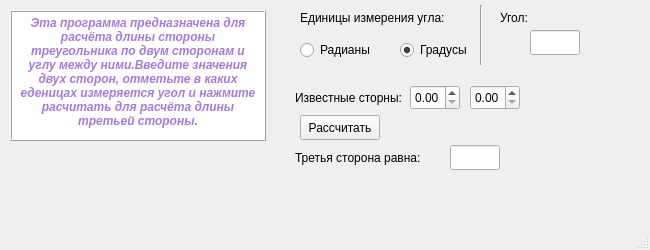
<?xml version="1.0" encoding="UTF-8"?>
<ui version="4.0">
 <class>MainWindow</class>
 <widget class="QMainWindow" name="MainWindow">
  <property name="geometry">
   <rect>
    <x>0</x>
    <y>0</y>
    <width>650</width>
    <height>250</height>
   </rect>
  </property>
  <property name="windowTitle">
   <string>Расчёт третьей стороны треугольника</string>
  </property>
  <widget class="QWidget" name="centralwidget">
   <widget class="QTextBrowser" name="textBrowser">
    <property name="geometry">
     <rect>
      <x>10</x>
      <y>10</y>
      <width>256</width>
      <height>131</height>
     </rect>
    </property>
    <property name="frameShape">
     <enum>QFrame::Box</enum>
    </property>
    <property name="frameShadow">
     <enum>QFrame::Raised</enum>
    </property>
    <property name="html">
     <string>&lt;!DOCTYPE HTML PUBLIC &quot;-//W3C//DTD HTML 4.0//EN&quot; &quot;http://www.w3.org/TR/REC-html40/strict.dtd&quot;&gt;
&lt;html&gt;&lt;head&gt;&lt;meta name=&quot;qrichtext&quot; content=&quot;1&quot; /&gt;&lt;meta charset=&quot;utf-8&quot; /&gt;&lt;style type=&quot;text/css&quot;&gt;
p, li { white-space: pre-wrap; }
hr { height: 1px; border-width: 0; }
&lt;/style&gt;&lt;/head&gt;&lt;body style=&quot; font-family:'Segoe UI'; font-size:9pt; font-weight:400; font-style:normal;&quot;&gt;
&lt;p align=&quot;center&quot; style=&quot; margin-top:0px; margin-bottom:0px; margin-left:0px; margin-right:0px; -qt-block-indent:0; text-indent:0px;&quot;&gt;&lt;span style=&quot; font-weight:700; font-style:italic; color:#a679dd;&quot;&gt;Эта программа предназначена для расчёта длины стороны треугольника по двум сторонам и углу между ними.Введите значения двух сторон, отметьте в каких еденицах измеряется угол и нажмите расчитать для расчёта длины третьей стороны.&lt;/span&gt;&lt;/p&gt;&lt;/body&gt;&lt;/html&gt;</string>
    </property>
   </widget>
   <widget class="QLabel" name="label">
    <property name="geometry">
     <rect>
      <x>295</x>
      <y>90</y>
      <width>110</width>
      <height>15</height>
     </rect>
    </property>
    <property name="text">
     <string>Известные сторны:</string>
    </property>
   </widget>
   <widget class="QLabel" name="label_2">
    <property name="geometry">
     <rect>
      <x>300</x>
      <y>10</y>
      <width>150</width>
      <height>15</height>
     </rect>
    </property>
    <property name="text">
     <string>Единицы измерения угла:</string>
    </property>
   </widget>
   <widget class="QRadioButton" name="radians">
    <property name="geometry">
     <rect>
      <x>300</x>
      <y>40</y>
      <width>70</width>
      <height>20</height>
     </rect>
    </property>
    <property name="text">
     <string>Радианы</string>
    </property>
   </widget>
   <widget class="QRadioButton" name="degrees">
    <property name="geometry">
     <rect>
      <x>400</x>
      <y>40</y>
      <width>70</width>
      <height>20</height>
     </rect>
    </property>
    <property name="text">
     <string>Градусы</string>
    </property>
    <property name="checked">
     <bool>true</bool>
    </property>
   </widget>
   <widget class="QDoubleSpinBox" name="side_1">
    <property name="geometry">
     <rect>
      <x>410</x>
      <y>85</y>
      <width>50</width>
      <height>25</height>
     </rect>
    </property>
   </widget>
   <widget class="QDoubleSpinBox" name="side_2">
    <property name="geometry">
     <rect>
      <x>470</x>
      <y>85</y>
      <width>50</width>
      <height>25</height>
     </rect>
    </property>
   </widget>
   <widget class="QLabel" name="label_3">
    <property name="geometry">
     <rect>
      <x>500</x>
      <y>10</y>
      <width>110</width>
      <height>15</height>
     </rect>
    </property>
    <property name="text">
     <string>Угол:</string>
    </property>
   </widget>
   <widget class="Line" name="line">
    <property name="geometry">
     <rect>
      <x>480</x>
      <y>5</y>
      <width>3</width>
      <height>60</height>
     </rect>
    </property>
    <property name="orientation">
     <enum>Qt::Vertical</enum>
    </property>
   </widget>
   <widget class="QLabel" name="label_4">
    <property name="geometry">
     <rect>
      <x>295</x>
      <y>150</y>
      <width>130</width>
      <height>15</height>
     </rect>
    </property>
    <property name="text">
     <string>Третья сторона равна:</string>
    </property>
   </widget>
   <widget class="QLineEdit" name="result">
    <property name="geometry">
     <rect>
      <x>450</x>
      <y>145</y>
      <width>50</width>
      <height>25</height>
     </rect>
    </property>
   </widget>
   <widget class="QPushButton" name="pushButton">
    <property name="geometry">
     <rect>
      <x>300</x>
      <y>115</y>
      <width>80</width>
      <height>25</height>
     </rect>
    </property>
    <property name="text">
     <string>Рассчитать</string>
    </property>
    <property name="checkable">
     <bool>false</bool>
    </property>
    <property name="checked">
     <bool>false</bool>
    </property>
   </widget>
   <widget class="QLineEdit" name="conor">
    <property name="geometry">
     <rect>
      <x>530</x>
      <y>30</y>
      <width>50</width>
      <height>25</height>
     </rect>
    </property>
   </widget>
  </widget>
  <widget class="QMenuBar" name="menubar">
   <property name="geometry">
    <rect>
     <x>0</x>
     <y>0</y>
     <width>650</width>
     <height>21</height>
    </rect>
   </property>
  </widget>
  <widget class="QStatusBar" name="statusbar"/>
 </widget>
 <resources/>
 <connections/>
</ui>
